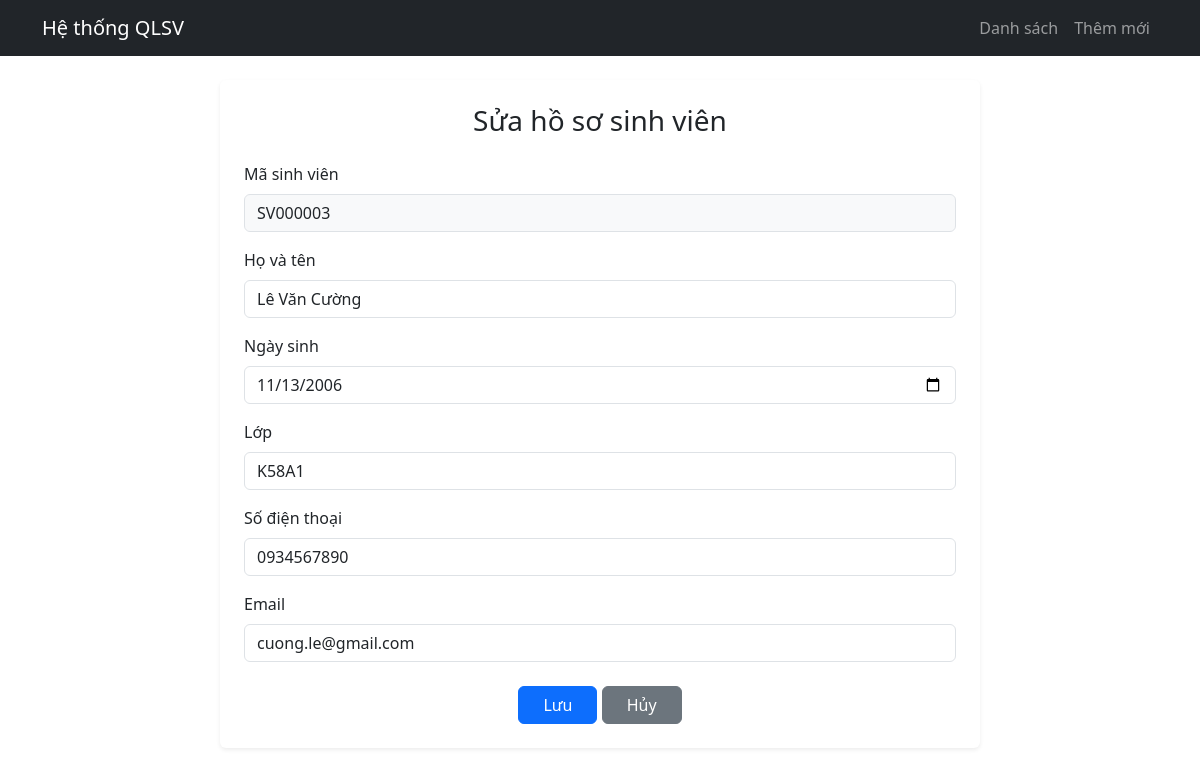
The page /edit_student.php?id=SV000003 on the database its author committed.
### tables this page shows
CREATE TABLE `sinhvien` (
  `ma_sv` varchar(20) NOT NULL,
  `ho_ten` varchar(100) NOT NULL,
  `ngay_sinh` date NOT NULL,
  `so_dien_thoai` varchar(15) NOT NULL,
  `lop` varchar(50) NOT NULL,
  `email` varchar(100) NOT NULL
);

### edit_student.php (the view, shortened to what this page needs)
<?php
require_once 'db.php';
$errors = [];
$ma_sv = $_GET['id'];
$stmt = $pdo->prepare("SELECT * FROM sinhvien WHERE ma_sv = :ma_sv");
$stmt->execute(['ma_sv' => $ma_sv]);
$sv = $stmt->fetch(PDO::FETCH_ASSOC);
?>
<?php include 'header.php'; ?>
<div class="row justify-content-center">
    <div class="col-md-8 bg-white p-4 rounded shadow-sm">
        <h3 class="mb-4 text-center">Sửa hồ sơ sinh viên</h3>
        <form method="POST" action="">
            <div class="mb-3">
                <label class="form-label">Mã sinh viên</label>
                <input type="text" class="form-control bg-light" value="<?= htmlspecialchars($sv['ma_sv']) ?>" disabled>
            </div>
            <div class="mb-3">
                <label class="form-label">Họ và tên</label>
                <input type="text" name="ho_ten" class="form-control <?= isset($errors['ho_ten']) ? 'is-invalid' : '' ?>" value="<?= htmlspecialchars($_POST['ho_ten'] ?? $sv['ho_ten']) ?>">
            </div>
            <div class="mb-3">
                <label class="form-label">Ngày sinh</label>
                <input type="date" name="ngay_sinh" class="form-control <?= isset($errors['ngay_sinh']) ? 'is-invalid' : '' ?>" value="<?= htmlspecialchars($_POST['ngay_sinh'] ?? $sv['ngay_sinh']) ?>">
            </div>
            <div class="mb-3">
                <label class="form-label">Lớp</label>
                <input type="text" name="lop" class="form-control <?= isset($errors['lop']) ? 'is-invalid' : '' ?>" value="<?= htmlspecialchars($_POST['lop'] ?? $sv['lop']) ?>">
            </div>
            <div class="mb-3">
                <label class="form-label">Số điện thoại</label>
                <input type="text" name="so_dien_thoai" class="form-control <?= isset($errors['so_dien_thoai']) ? 'is-invalid' : '' ?>" value="<?= htmlspecialchars($_POST['so_dien_thoai'] ?? $sv['so_dien_thoai']) ?>">
            </div>
            <div class="mb-3">
                <label class="form-label">Email</label>
                <input type="text" name="email" class="form-control <?= isset($errors['email']) ? 'is-invalid' : '' ?>" value="<?= htmlspecialchars($_POST['email'] ?? $sv['email']) ?>">
            </div>
            <div class="text-center mt-4">
                <button type="submit" class="btn btn-primary px-4">Lưu</button>
                <a href="index.php" class="btn btn-secondary px-4">Hủy</a>
            </div>
        </form>
    </div>
</div>
<?php include 'footer.php'; ?>

### rows shown on the page
sinhvien: ma_sv "SV000003", ho_ten "Lê Văn Cường", ngay_sinh "11/13/2006", lop "K58A1", so_dien_thoai "0934567890", email "cuong.le@gmail.com"
